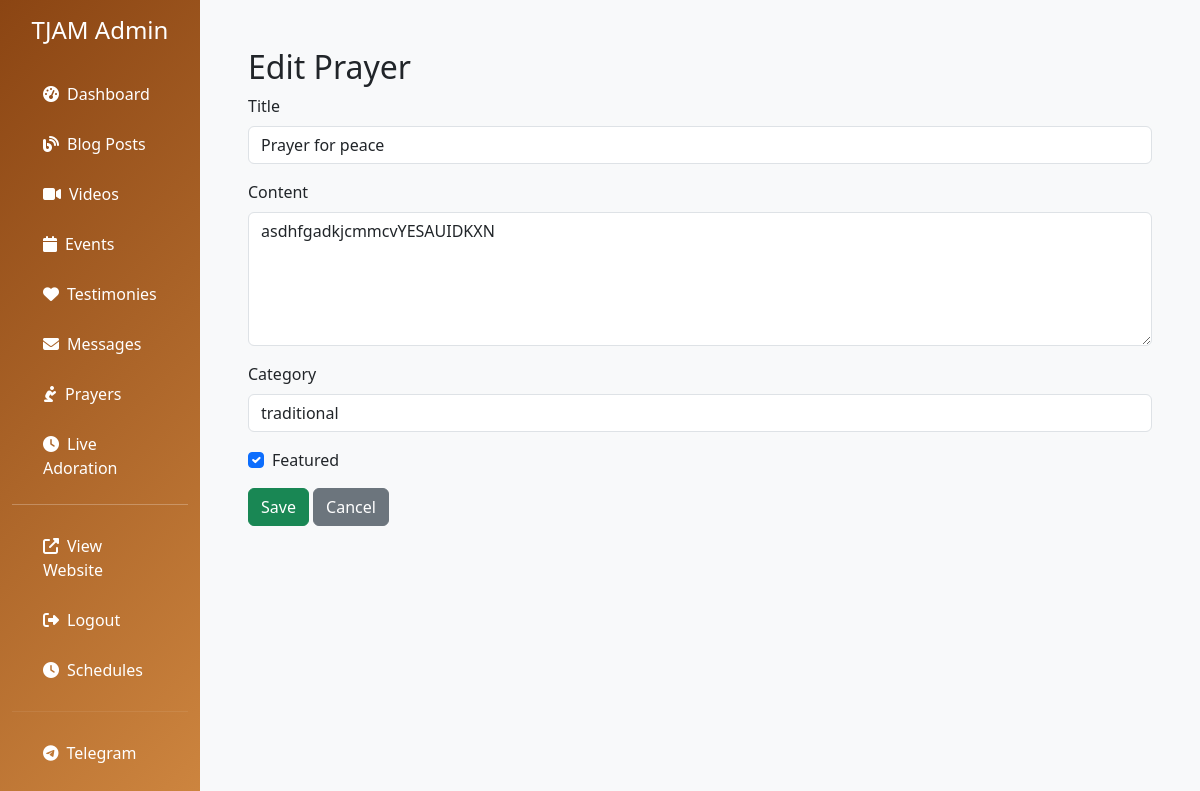
The page /admin/prayers/1/edit (signed in) on the database its author committed.
### app.py (models this page shows)
class Prayer(db.Model):
    id = db.Column(db.Integer, primary_key=True)
    title = db.Column(db.String(200), nullable=False)
    content = db.Column(db.Text, nullable=False)
    category = db.Column(db.String(100))
    created_at = db.Column(db.DateTime, default=datetime.utcnow)
    is_featured = db.Column(db.Boolean, default=False)

### app.py (the view, shortened to what this page needs)
@app.route("/admin/prayers/<int:prayer_id>/edit", methods=["GET", "POST"], endpoint="admin_edit_prayer")
@login_required
def admin_edit_prayer(prayer_id):
    if not current_user.is_admin:
        return redirect(url_for('index'))
    prayer = Prayer.query.get_or_404(prayer_id)
    return render_template("admin/prayer_form.html", prayer=prayer)

### app.py (called while the page is built)
@app.context_processor
def inject_current_year():
    return {'current_year': datetime.now().year}

@login_manager.user_loader
def load_user(user_id):
    return User.query.get(int(user_id))

### templates/admin/prayer_form.html (shortened to what this page needs)
{% extends "admin/base.html" %}
{% block content %}
<div class="container my-4">
    <h2>{{ 'Edit' if prayer else 'Add New' }} Prayer</h2>
    <form method="post">
        <div class="mb-3">
            <label class="form-label">Title</label>
            <input type="text" name="title" class="form-control"
                   value="{{ prayer.title if prayer else '' }}" required>
        </div>
        <div class="mb-3">
            <label class="form-label">Content</label>
            <textarea name="content" class="form-control" rows="5" required>{{ prayer.content if prayer else '' }}</textarea>
        </div>
        <div class="mb-3">
            <label class="form-label">Category</label>
            <input type="text" name="category" class="form-control"
                   value="{{ prayer.category if prayer else '' }}">
        </div>
        <div class="form-check mb-3">
            <input class="form-check-input" type="checkbox" name="is_featured" id="is_featured"
                   {% if prayer and prayer.is_featured %}checked{% endif %}>
            <label class="form-check-label" for="is_featured">Featured</label>
        </div>
        <button type="submit" class="btn btn-success">Save</button>
        <a href="{{ url_for('admin_prayers') }}" class="btn btn-secondary">Cancel</a>
    </form>
</div>
{% endblock %}

### rows shown on the page
Prayer: title "Prayer for peace", content "asdhfgadkjcmmcvYESAUIDKXN", category "traditional", is_featured "☑"

### other values the page prints
{{ 'Edit' if prayer else 'Add New' }} "Edit"
